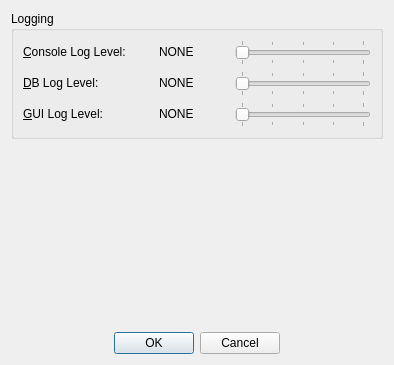
<?xml version="1.0" encoding="UTF-8"?>
<ui version="4.0">
 <class>dlgPreferences</class>
 <widget class="QDialog" name="dlgPreferences">
  <property name="windowModality">
   <enum>Qt::ApplicationModal</enum>
  </property>
  <property name="geometry">
   <rect>
    <x>0</x>
    <y>0</y>
    <width>394</width>
    <height>365</height>
   </rect>
  </property>
  <property name="windowTitle">
   <string>Preferences</string>
  </property>
  <property name="modal">
   <bool>true</bool>
  </property>
  <layout class="QVBoxLayout" name="verticalLayout_2">
   <item>
    <widget class="QGroupBox" name="grpLogging">
     <property name="sizePolicy">
      <sizepolicy hsizetype="Minimum" vsizetype="Fixed">
       <horstretch>0</horstretch>
       <verstretch>0</verstretch>
      </sizepolicy>
     </property>
     <property name="title">
      <string>Logging</string>
     </property>
     <layout class="QVBoxLayout" name="verticalLayout">
      <item>
       <layout class="QHBoxLayout" name="horizontalLayout">
        <item>
         <widget class="QLabel" name="lblConsoleLogLevel">
          <property name="sizePolicy">
           <sizepolicy hsizetype="Fixed" vsizetype="Fixed">
            <horstretch>0</horstretch>
            <verstretch>0</verstretch>
           </sizepolicy>
          </property>
          <property name="minimumSize">
           <size>
            <width>130</width>
            <height>0</height>
           </size>
          </property>
          <property name="text">
           <string>&amp;Console Log Level:</string>
          </property>
          <property name="textFormat">
           <enum>Qt::AutoText</enum>
          </property>
          <property name="alignment">
           <set>Qt::AlignLeading|Qt::AlignLeft|Qt::AlignVCenter</set>
          </property>
          <property name="textInteractionFlags">
           <set>Qt::LinksAccessibleByMouse</set>
          </property>
          <property name="buddy">
           <cstring>sliConsoleLogLevel</cstring>
          </property>
         </widget>
        </item>
        <item>
         <widget class="QLabel" name="lblConsoleLogLevelValue">
          <property name="sizePolicy">
           <sizepolicy hsizetype="Fixed" vsizetype="Fixed">
            <horstretch>0</horstretch>
            <verstretch>0</verstretch>
           </sizepolicy>
          </property>
          <property name="minimumSize">
           <size>
            <width>70</width>
            <height>0</height>
           </size>
          </property>
          <property name="text">
           <string>NONE</string>
          </property>
         </widget>
        </item>
        <item>
         <widget class="QSlider" name="sliConsoleLogLevel">
          <property name="minimum">
           <number>1</number>
          </property>
          <property name="maximum">
           <number>5</number>
          </property>
          <property name="pageStep">
           <number>1</number>
          </property>
          <property name="value">
           <number>1</number>
          </property>
          <property name="orientation">
           <enum>Qt::Horizontal</enum>
          </property>
          <property name="tickPosition">
           <enum>QSlider::TicksBothSides</enum>
          </property>
          <property name="tickInterval">
           <number>1</number>
          </property>
         </widget>
        </item>
       </layout>
      </item>
      <item>
       <layout class="QHBoxLayout" name="horizontalLayout_2">
        <item>
         <widget class="QLabel" name="lblDBLogLevel">
          <property name="sizePolicy">
           <sizepolicy hsizetype="Fixed" vsizetype="Fixed">
            <horstretch>0</horstretch>
            <verstretch>0</verstretch>
           </sizepolicy>
          </property>
          <property name="minimumSize">
           <size>
            <width>130</width>
            <height>0</height>
           </size>
          </property>
          <property name="text">
           <string>&amp;DB Log Level:</string>
          </property>
          <property name="alignment">
           <set>Qt::AlignLeading|Qt::AlignLeft|Qt::AlignVCenter</set>
          </property>
          <property name="buddy">
           <cstring>sliDBLogLevel</cstring>
          </property>
         </widget>
        </item>
        <item>
         <widget class="QLabel" name="lblDBLogLevelValue">
          <property name="sizePolicy">
           <sizepolicy hsizetype="Fixed" vsizetype="Fixed">
            <horstretch>0</horstretch>
            <verstretch>0</verstretch>
           </sizepolicy>
          </property>
          <property name="minimumSize">
           <size>
            <width>70</width>
            <height>0</height>
           </size>
          </property>
          <property name="text">
           <string>NONE</string>
          </property>
         </widget>
        </item>
        <item>
         <widget class="QSlider" name="sliDBLogLevel">
          <property name="minimum">
           <number>1</number>
          </property>
          <property name="maximum">
           <number>5</number>
          </property>
          <property name="pageStep">
           <number>1</number>
          </property>
          <property name="value">
           <number>1</number>
          </property>
          <property name="orientation">
           <enum>Qt::Horizontal</enum>
          </property>
          <property name="tickPosition">
           <enum>QSlider::TicksBothSides</enum>
          </property>
          <property name="tickInterval">
           <number>1</number>
          </property>
         </widget>
        </item>
       </layout>
      </item>
      <item>
       <layout class="QHBoxLayout" name="horizontalLayout_4">
        <item>
         <widget class="QLabel" name="lblGUILogLevel">
          <property name="sizePolicy">
           <sizepolicy hsizetype="Fixed" vsizetype="Fixed">
            <horstretch>0</horstretch>
            <verstretch>0</verstretch>
           </sizepolicy>
          </property>
          <property name="minimumSize">
           <size>
            <width>130</width>
            <height>0</height>
           </size>
          </property>
          <property name="text">
           <string>&amp;GUI Log Level:</string>
          </property>
          <property name="alignment">
           <set>Qt::AlignLeading|Qt::AlignLeft|Qt::AlignVCenter</set>
          </property>
          <property name="buddy">
           <cstring>sliGUILogLevel</cstring>
          </property>
         </widget>
        </item>
        <item>
         <widget class="QLabel" name="lblGUILogLevelValue">
          <property name="sizePolicy">
           <sizepolicy hsizetype="Fixed" vsizetype="Fixed">
            <horstretch>0</horstretch>
            <verstretch>0</verstretch>
           </sizepolicy>
          </property>
          <property name="minimumSize">
           <size>
            <width>70</width>
            <height>0</height>
           </size>
          </property>
          <property name="text">
           <string>NONE</string>
          </property>
         </widget>
        </item>
        <item>
         <widget class="QSlider" name="sliGUILogLevel">
          <property name="minimum">
           <number>1</number>
          </property>
          <property name="maximum">
           <number>5</number>
          </property>
          <property name="pageStep">
           <number>1</number>
          </property>
          <property name="value">
           <number>1</number>
          </property>
          <property name="orientation">
           <enum>Qt::Horizontal</enum>
          </property>
          <property name="tickPosition">
           <enum>QSlider::TicksBothSides</enum>
          </property>
          <property name="tickInterval">
           <number>1</number>
          </property>
         </widget>
        </item>
       </layout>
      </item>
     </layout>
    </widget>
   </item>
   <item>
    <spacer name="spcSpacer">
     <property name="orientation">
      <enum>Qt::Vertical</enum>
     </property>
     <property name="sizeHint" stdset="0">
      <size>
       <width>20</width>
       <height>176</height>
      </size>
     </property>
    </spacer>
   </item>
   <item>
    <widget class="QDialogButtonBox" name="btbButtons">
     <property name="orientation">
      <enum>Qt::Horizontal</enum>
     </property>
     <property name="standardButtons">
      <set>QDialogButtonBox::Cancel|QDialogButtonBox::Ok</set>
     </property>
     <property name="centerButtons">
      <bool>true</bool>
     </property>
    </widget>
   </item>
  </layout>
 </widget>
 <resources/>
 <connections>
  <connection>
   <sender>btbButtons</sender>
   <signal>accepted()</signal>
   <receiver>dlgPreferences</receiver>
   <slot>accept()</slot>
   <hints>
    <hint type="sourcelabel">
     <x>248</x>
     <y>254</y>
    </hint>
    <hint type="destinationlabel">
     <x>157</x>
     <y>274</y>
    </hint>
   </hints>
  </connection>
  <connection>
   <sender>btbButtons</sender>
   <signal>rejected()</signal>
   <receiver>dlgPreferences</receiver>
   <slot>reject()</slot>
   <hints>
    <hint type="sourcelabel">
     <x>316</x>
     <y>260</y>
    </hint>
    <hint type="destinationlabel">
     <x>286</x>
     <y>274</y>
    </hint>
   </hints>
  </connection>
 </connections>
</ui>
